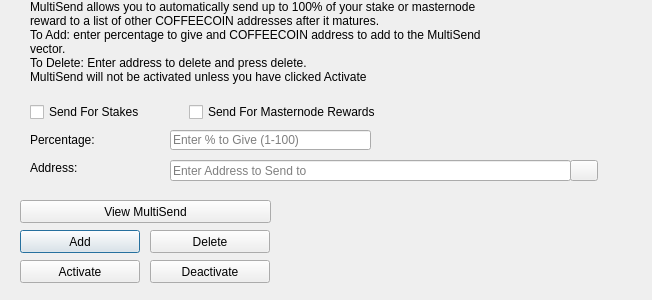
<?xml version="1.0" encoding="UTF-8"?>
<ui version="4.0">
 <class>MultiSendDialog</class>
 <widget class="QDialog" name="MultiSendDialog">
  <property name="windowModality">
   <enum>Qt::NonModal</enum>
  </property>
  <property name="geometry">
   <rect>
    <x>0</x>
    <y>0</y>
    <width>652</width>
    <height>300</height>
   </rect>
  </property>
  <property name="windowTitle">
   <string>MultiSend</string>
  </property>
  <widget class="QLineEdit" name="multiSendPercentEdit">
   <property name="geometry">
    <rect>
     <x>170</x>
     <y>130</y>
     <width>201</width>
     <height>20</height>
    </rect>
   </property>
   <property name="toolTip">
    <string>Enter whole numbers 1 - 100</string>
   </property>
   <property name="placeholderText">
    <string>Enter % to Give (1-100)</string>
   </property>
  </widget>
  <widget class="QLineEdit" name="multiSendAddressEdit">
   <property name="geometry">
    <rect>
     <x>170</x>
     <y>160</y>
     <width>401</width>
     <height>21</height>
    </rect>
   </property>
   <property name="toolTip">
    <string/>
   </property>
   <property name="placeholderText">
    <string>Enter Address to Send to</string>
   </property>
  </widget>
  <widget class="QLabel" name="label_2">
   <property name="geometry">
    <rect>
     <x>30</x>
     <y>0</y>
     <width>451</width>
     <height>121</height>
    </rect>
   </property>
   <property name="lineWidth">
    <number>1</number>
   </property>
   <property name="text">
    <string>MultiSend allows you to automatically send up to 100% of your stake or masternode reward to a list of other COFFEECOIN addresses after it matures.
To Add: enter percentage to give and COFFEECOIN address to add to the MultiSend vector.
To Delete: Enter address to delete and press delete.
MultiSend will not be activated unless you have clicked Activate</string>
   </property>
   <property name="alignment">
    <set>Qt::AlignLeading|Qt::AlignLeft|Qt::AlignTop</set>
   </property>
   <property name="wordWrap">
    <bool>true</bool>
   </property>
  </widget>
  <widget class="QLabel" name="message">
   <property name="geometry">
    <rect>
     <x>290</x>
     <y>200</y>
     <width>351</width>
     <height>91</height>
    </rect>
   </property>
   <property name="text">
    <string/>
   </property>
  </widget>
  <widget class="QPushButton" name="addButton">
   <property name="geometry">
    <rect>
     <x>20</x>
     <y>230</y>
     <width>120</width>
     <height>23</height>
    </rect>
   </property>
   <property name="toolTip">
    <string/>
   </property>
   <property name="statusTip">
    <string>Add to MultiSend Vector</string>
   </property>
   <property name="text">
    <string>Add</string>
   </property>
  </widget>
  <widget class="QPushButton" name="disableButton">
   <property name="geometry">
    <rect>
     <x>150</x>
     <y>260</y>
     <width>120</width>
     <height>23</height>
    </rect>
   </property>
   <property name="statusTip">
    <string>Deactivate MultiSend</string>
   </property>
   <property name="text">
    <string>Deactivate</string>
   </property>
  </widget>
  <widget class="QPushButton" name="addressBookButton">
   <property name="geometry">
    <rect>
     <x>570</x>
     <y>160</y>
     <width>28</width>
     <height>21</height>
    </rect>
   </property>
   <property name="toolTip">
    <string>Choose an address from the address book</string>
   </property>
   <property name="text">
    <string/>
   </property>
   <property name="icon">
    <iconset resource="../coffeecoin.qrc">
     <normaloff>:/icons/address-book</normaloff>:/icons/address-book</iconset>
   </property>
   <property name="shortcut">
    <string>Alt+A</string>
   </property>
   <property name="autoDefault">
    <bool>false</bool>
   </property>
  </widget>
  <widget class="QLabel" name="label">
   <property name="geometry">
    <rect>
     <x>30</x>
     <y>130</y>
     <width>121</width>
     <height>20</height>
    </rect>
   </property>
   <property name="toolTip">
    <string>Percentage of stake to send</string>
   </property>
   <property name="text">
    <string>Percentage:</string>
   </property>
  </widget>
  <widget class="QLabel" name="label_5">
   <property name="geometry">
    <rect>
     <x>30</x>
     <y>160</y>
     <width>111</width>
     <height>16</height>
    </rect>
   </property>
   <property name="toolTip">
    <string>Address to send portion of stake to</string>
   </property>
   <property name="text">
    <string>Address:</string>
   </property>
  </widget>
  <widget class="QPushButton" name="deleteButton">
   <property name="geometry">
    <rect>
     <x>150</x>
     <y>230</y>
     <width>120</width>
     <height>23</height>
    </rect>
   </property>
   <property name="toolTip">
    <string/>
   </property>
   <property name="statusTip">
    <string>Delete Address From MultiSend Vector</string>
   </property>
   <property name="text">
    <string>Delete</string>
   </property>
  </widget>
  <widget class="QPushButton" name="activateButton">
   <property name="geometry">
    <rect>
     <x>20</x>
     <y>260</y>
     <width>120</width>
     <height>23</height>
    </rect>
   </property>
   <property name="statusTip">
    <string>Activate MultiSend</string>
   </property>
   <property name="text">
    <string>Activate</string>
   </property>
  </widget>
  <widget class="QPushButton" name="viewButton">
   <property name="geometry">
    <rect>
     <x>20</x>
     <y>200</y>
     <width>251</width>
     <height>23</height>
    </rect>
   </property>
   <property name="toolTip">
    <string/>
   </property>
   <property name="statusTip">
    <string>View MultiSend Vector</string>
   </property>
   <property name="text">
    <string>View MultiSend</string>
   </property>
  </widget>
  <widget class="QWidget" name="horizontalLayoutWidget">
   <property name="geometry">
    <rect>
     <x>30</x>
     <y>100</y>
     <width>351</width>
     <height>24</height>
    </rect>
   </property>
   <layout class="QHBoxLayout" name="horizontalLayout">
    <item>
     <widget class="QCheckBox" name="multiSendStakeCheckBox">
      <property name="text">
       <string>Send For Stakes</string>
      </property>
     </widget>
    </item>
    <item>
     <widget class="QCheckBox" name="multiSendMasternodeCheckBox">
      <property name="text">
       <string>Send For Masternode Rewards</string>
      </property>
     </widget>
    </item>
   </layout>
  </widget>
 </widget>
 <resources>
  <include location="../coffeecoin.qrc"/>
 </resources>
 <connections/>
</ui>
